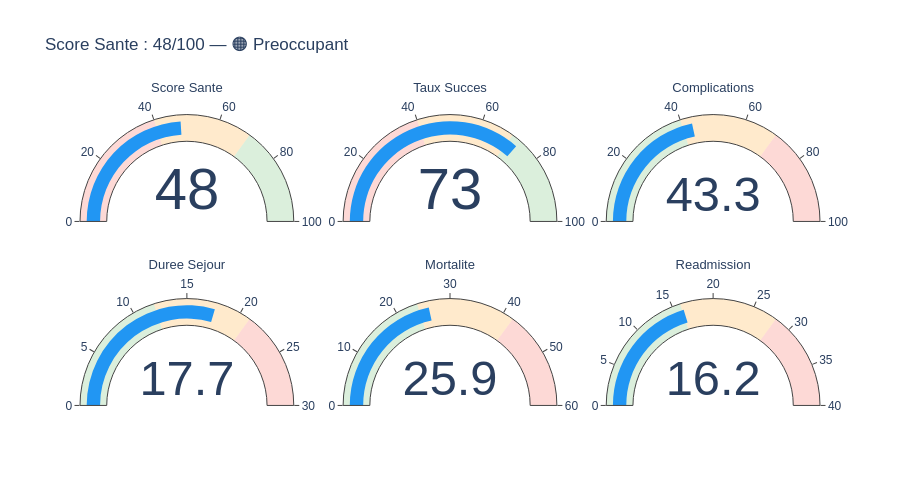

The notebook cell saved with this chart:
### Code cell
# ── Gauge Charts : Score Sante + KPIs
fig_gauges = make_subplots(
    rows=2, cols=3,
    specs=[[{'type':'indicator'}]*3,[{'type':'indicator'}]*3],
    vertical_spacing=0.15)

HEALTH_SCORE = max(0,min(100,100-sum(
    20 if (v:=global_kpis.get(k,0)) is not None and v>=thr['critical'] else
    8  if v is not None and v>=thr['warning'] else 0
    for k,thr in ALERT_THRESHOLDS.items())))
HEALTH_LABEL = ('🟢 Excellent' if HEALTH_SCORE>=80 else
                '🟡 Satisfaisant' if HEALTH_SCORE>=60 else
                '🟠 Preoccupant' if HEALTH_SCORE>=40 else '🔴 Critique')

gauges = [
    ('Score Sante',  HEALTH_SCORE, 0, 100, ['#F44336','#FF9800','#4CAF50']),
    ('Taux Succes',  global_kpis['taux_succes_pct'], 0, 100, ['#F44336','#FF9800','#4CAF50']),
    ('Complications',global_kpis['taux_complication_pct'], 0, 100, ['#4CAF50','#FF9800','#F44336']),
    ('Duree Sejour', global_kpis['duree_sejour_moy_j'], 0, 30, ['#4CAF50','#FF9800','#F44336']),
    ('Mortalite',    global_kpis['taux_mortalite_hosp_pct'], 0, 60, ['#4CAF50','#FF9800','#F44336']),
    ('Readmission',  global_kpis['taux_readmission_pct'], 0, 40, ['#4CAF50','#FF9800','#F44336']),
]
for (title,val,vmin,vmax,colors),(r,c) in zip(gauges,[(1,1),(1,2),(1,3),(2,1),(2,2),(2,3)]):
    sp = vmax-vmin
    fig_gauges.add_trace(go.Indicator(
        mode='gauge+number', value=val,
        title={'text':title,'font':{'size':13}},
        gauge={'axis':{'range':[vmin,vmax]},'bar':{'color':'#2196F3'},
               'steps':[
                   {'range':[vmin,vmin+sp*0.4],'color':'rgba({},{},{},0.2)'.format(int(colors[0][1:3],16),int(colors[0][3:5],16),int(colors[0][5:7],16))},
                   {'range':[vmin+sp*0.4,vmin+sp*0.7],'color':'rgba({},{},{},0.2)'.format(int(colors[1][1:3],16),int(colors[1][3:5],16),int(colors[1][5:7],16))},
                   {'range':[vmin+sp*0.7,vmax],'color':'rgba({},{},{},0.2)'.format(int(colors[2][1:3],16),int(colors[2][3:5],16),int(colors[2][5:7],16))}
               ]}
    ), row=r, col=c)
fig_gauges.update_layout(
    title_text=f'Score Sante : {HEALTH_SCORE}/100 — {HEALTH_LABEL}',
    height=500, paper_bgcolor='white', font={'family':'Arial'})
fig_gauges.show()
print(f'Score Sante Hopital : {HEALTH_SCORE}/100 — {HEALTH_LABEL}')

### Figure 1 — Plotly figure (JSON) as saved in the notebook; plotly's stock layout.template omitted (floating-point values rounded to 4 significant figures)
{"data": [{"domain": {"x": [0, 0.2889], "y": [0.575, 1]}, "gauge": {"axis": {"range": [0, 100]}, "bar": {"color": "#2196F3"}, "steps": [{"color": "rgba(244,67,54,0.2)", "range": [0, 40]}, {"color": "rgba(255,152,0,0.2)", "range": [40, 70]}, {"color": "rgba(76,175,80,0.2)", "range": [70, 100]}]}, "mode": "gauge+number", "title": {"font": {"size": 13}, "text": "Score Sante"}, "type": "indicator", "value": 48}, {"domain": {"x": [0.3556, 0.6444], "y": [0.575, 1]}, "gauge": {"axis": {"range": [0, 100]}, "bar": {"color": "#2196F3"}, "steps": [{"color": "rgba(244,67,54,0.2)", "range": [0, 40]}, {"color": "rgba(255,152,0,0.2)", "range": [40, 70]}, {"color": "rgba(76,175,80,0.2)", "range": [70, 100]}]}, "mode": "gauge+number", "title": {"font": {"size": 13}, "text": "Taux Succes"}, "type": "indicator", "value": 72.95}, {"domain": {"x": [0.7111, 1], "y": [0.575, 1]}, "gauge": {"axis": {"range": [0, 100]}, "bar": {"color": "#2196F3"}, "steps": [{"color": "rgba(76,175,80,0.2)", "range": [0, 40]}, {"color": "rgba(255,152,0,0.2)", "range": [40, 70]}, {"color": "rgba(244,67,54,0.2)", "range": [70, 100]}]}, "mode": "gauge+number", "title": {"font": {"size": 13}, "text": "Complications"}, "type": "indicator", "value": 43.25}, {"domain": {"x": [0, 0.2889], "y": [0, 0.425]}, "gauge": {"axis": {"range": [0, 30]}, "bar": {"color": "#2196F3"}, "steps": [{"color": "rgba(76,175,80,0.2)", "range": [0, 12]}, {"color": "rgba(255,152,0,0.2)", "range": [12, 21]}, {"color": "rgba(244,67,54,0.2)", "range": [21, 30]}]}, "mode": "gauge+number", "title": {"font": {"size": 13}, "text": "Duree Sejour"}, "type": "indicator", "value": 17.7}, {"domain": {"x": [0.3556, 0.6444], "y": [0, 0.425]}, "gauge": {"axis": {"range": [0, 60]}, "bar": {"color": "#2196F3"}, "steps": [{"color": "rgba(76,175,80,0.2)", "range": [0, 24]}, {"color": "rgba(255,152,0,0.2)", "range": [24, 42]}, {"color": "rgba(244,67,54,0.2)", "range": [42, 60]}]}, "mode": "gauge+number", "title": {"font": {"size": 13}, "text": "Mortalite"}, "type": "indicator", "value": 25.92}, {"domain": {"x": [0.7111, 1], "y": [0, 0.425]}, "gauge": {"axis": {"range": [0, 40]}, "bar": {"color": "#2196F3"}, "steps": [{"color": "rgba(76,175,80,0.2)", "range": [0, 16]}, {"color": "rgba(255,152,0,0.2)", "range": [16, 28]}, {"color": "rgba(244,67,54,0.2)", "range": [28, 40]}]}, "mode": "gauge+number", "title": {"font": {"size": 13}, "text": "Readmission"}, "type": "indicator", "value": 16.2}], "layout": {"font": {"family": "Arial"}, "height": 500, "paper_bgcolor": "white", "title": {"text": "Score Sante : 48/100 — 🟠 Preoccupant"}}}
